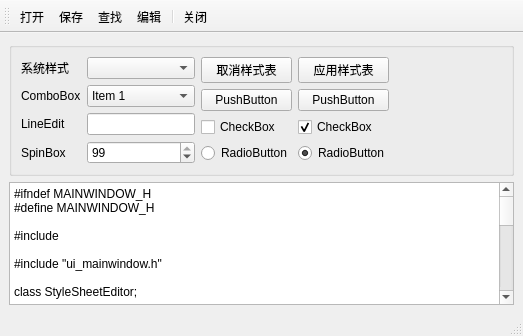
<?xml version="1.0" encoding="UTF-8"?>
<ui version="4.0">
 <class>StyleMainWindow</class>
 <widget class="QMainWindow" name="StyleMainWindow">
  <property name="geometry">
   <rect>
    <x>0</x>
    <y>0</y>
    <width>523</width>
    <height>336</height>
   </rect>
  </property>
  <property name="windowTitle">
   <string>MainWindow</string>
  </property>
  <widget class="QWidget" name="centralwidget">
   <layout class="QVBoxLayout" name="verticalLayout">
    <item>
     <widget class="QGroupBox" name="groupBox_2">
      <property name="title">
       <string/>
      </property>
      <layout class="QHBoxLayout" name="horizontalLayout">
       <item>
        <layout class="QGridLayout" name="gridLayout">
         <item row="0" column="0">
          <widget class="QLabel" name="label_4">
           <property name="maximumSize">
            <size>
             <width>60</width>
             <height>16777215</height>
            </size>
           </property>
           <property name="text">
            <string>系统样式</string>
           </property>
          </widget>
         </item>
         <item row="0" column="1">
          <widget class="QComboBox" name="comboSysStyle"/>
         </item>
         <item row="1" column="0">
          <widget class="QLabel" name="label_3">
           <property name="text">
            <string>ComboBox</string>
           </property>
          </widget>
         </item>
         <item row="1" column="1">
          <widget class="QComboBox" name="comboBox">
           <property name="styleSheet">
            <string notr="true">selection-color: rgb(85, 170, 255);</string>
           </property>
           <item>
            <property name="text">
             <string>Item 1</string>
            </property>
           </item>
           <item>
            <property name="text">
             <string>New Item</string>
            </property>
           </item>
           <item>
            <property name="text">
             <string>New Item 3</string>
            </property>
           </item>
           <item>
            <property name="text">
             <string>New Item</string>
            </property>
           </item>
          </widget>
         </item>
         <item row="2" column="0">
          <widget class="QLabel" name="label">
           <property name="text">
            <string>LineEdit</string>
           </property>
          </widget>
         </item>
         <item row="2" column="1">
          <widget class="QLineEdit" name="lineEdit_2">
           <property name="styleSheet">
            <string notr="true"/>
           </property>
           <property name="readOnly">
            <bool>true</bool>
           </property>
          </widget>
         </item>
         <item row="3" column="0">
          <widget class="QLabel" name="label_5">
           <property name="text">
            <string>SpinBox</string>
           </property>
          </widget>
         </item>
         <item row="3" column="1">
          <widget class="QSpinBox" name="spinBox">
           <property name="value">
            <number>99</number>
           </property>
          </widget>
         </item>
        </layout>
       </item>
       <item>
        <layout class="QGridLayout" name="gridLayout_2">
         <item row="0" column="0">
          <widget class="QPushButton" name="btnNormal">
           <property name="text">
            <string>取消样式表</string>
           </property>
          </widget>
         </item>
         <item row="0" column="1">
          <widget class="QPushButton" name="btnStyleSheet">
           <property name="text">
            <string>应用样式表</string>
           </property>
          </widget>
         </item>
         <item row="1" column="0">
          <widget class="QPushButton" name="btnFontLarge">
           <property name="text">
            <string>PushButton</string>
           </property>
          </widget>
         </item>
         <item row="1" column="1">
          <widget class="QPushButton" name="btnFontSmall">
           <property name="text">
            <string>PushButton</string>
           </property>
          </widget>
         </item>
         <item row="2" column="0">
          <widget class="QCheckBox" name="checkBox">
           <property name="text">
            <string>CheckBox</string>
           </property>
          </widget>
         </item>
         <item row="2" column="1">
          <widget class="QCheckBox" name="checkBox_2">
           <property name="text">
            <string>CheckBox</string>
           </property>
           <property name="checked">
            <bool>true</bool>
           </property>
          </widget>
         </item>
         <item row="3" column="0">
          <widget class="QRadioButton" name="radioButton">
           <property name="text">
            <string>RadioButton</string>
           </property>
          </widget>
         </item>
         <item row="3" column="1">
          <widget class="QRadioButton" name="radioButton_2">
           <property name="text">
            <string>RadioButton</string>
           </property>
           <property name="checked">
            <bool>true</bool>
           </property>
          </widget>
         </item>
        </layout>
       </item>
       <item>
        <spacer name="horizontalSpacer">
         <property name="orientation">
          <enum>Qt::Horizontal</enum>
         </property>
         <property name="sizeHint" stdset="0">
          <size>
           <width>40</width>
           <height>20</height>
          </size>
         </property>
        </spacer>
       </item>
      </layout>
     </widget>
    </item>
    <item>
     <widget class="QPlainTextEdit" name="plainTextEdit">
      <property name="styleSheet">
       <string notr="true"/>
      </property>
      <property name="plainText">
       <string>#ifndef MAINWINDOW_H
#define MAINWINDOW_H

#include &lt;QtWidgets&gt;

#include &quot;ui_mainwindow.h&quot;

class StyleSheetEditor;

class MainWindow : public QMainWindow
{
    Q_OBJECT

public:
    MainWindow();

private slots:
    void on_editStyleAction_triggered();
    void on_aboutAction_triggered();

private:
    StyleSheetEditor *styleSheetEditor;
    Ui::MainWindow ui;
};

#endif</string>
      </property>
     </widget>
    </item>
   </layout>
  </widget>
  <widget class="QMenuBar" name="menubar">
   <property name="geometry">
    <rect>
     <x>0</x>
     <y>0</y>
     <width>523</width>
     <height>23</height>
    </rect>
   </property>
  </widget>
  <widget class="QStatusBar" name="statusbar"/>
  <widget class="QToolBar" name="mainToolBar">
   <property name="windowTitle">
    <string>toolBar</string>
   </property>
   <property name="toolButtonStyle">
    <enum>Qt::ToolButtonTextBesideIcon</enum>
   </property>
   <attribute name="toolBarArea">
    <enum>TopToolBarArea</enum>
   </attribute>
   <attribute name="toolBarBreak">
    <bool>false</bool>
   </attribute>
   <addaction name="actOpen"/>
   <addaction name="actSave"/>
   <addaction name="actFind"/>
   <addaction name="actEdit"/>
   <addaction name="separator"/>
   <addaction name="actQuit"/>
  </widget>
  <action name="actOpen">
   <property name="icon">
    <iconset>
     <normaloff>:/res/images/open.bmp</normaloff>:/res/images/open.bmp</iconset>
   </property>
   <property name="text">
    <string>打开</string>
   </property>
  </action>
  <action name="actSave">
   <property name="icon">
    <iconset resource="../../../../../qt/srcbook/source/QT5_12Samp2019/chap16Aux/samp16_2myStyle/res.qrc">
     <normaloff>:/images/images/save1.bmp</normaloff>:/images/images/save1.bmp</iconset>
   </property>
   <property name="text">
    <string>保存</string>
   </property>
  </action>
  <action name="actFind">
   <property name="icon">
    <iconset resource="../../../../../qt/srcbook/source/QT5_12Samp2019/chap16Aux/samp16_2myStyle/res.qrc">
     <normaloff>:/images/images/304.bmp</normaloff>:/images/images/304.bmp</iconset>
   </property>
   <property name="text">
    <string>查找</string>
   </property>
  </action>
  <action name="actEdit">
   <property name="icon">
    <iconset resource="../../../../../qt/srcbook/source/QT5_12Samp2019/chap16Aux/samp16_2myStyle/res.qrc">
     <normaloff>:/images/images/812.bmp</normaloff>:/images/images/812.bmp</iconset>
   </property>
   <property name="text">
    <string>编辑</string>
   </property>
  </action>
  <action name="actQuit">
   <property name="icon">
    <iconset resource="../../../../../qt/srcbook/source/QT5_12Samp2019/chap16Aux/samp16_2myStyle/res.qrc">
     <normaloff>:/images/images/exit.bmp</normaloff>:/images/images/exit.bmp</iconset>
   </property>
   <property name="text">
    <string>关闭</string>
   </property>
  </action>
 </widget>
 <resources/>
 <connections/>
</ui>
